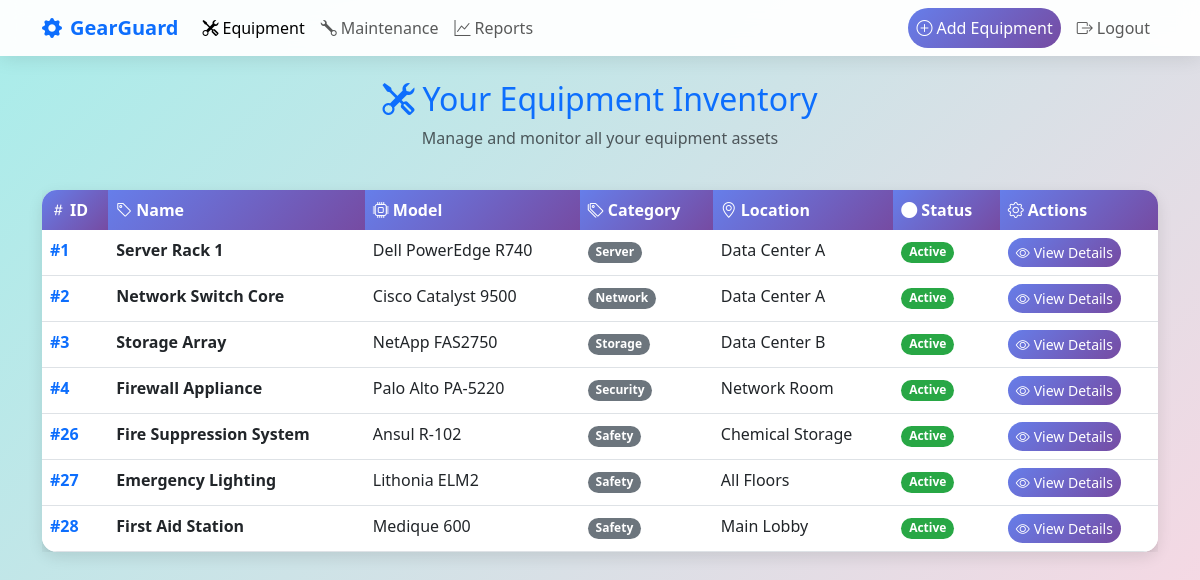
The app's page /equipment (signed in) with its own data.
### models.py (models this page shows)
class Equipment(db.Model):
    id = db.Column(db.Integer, primary_key=True)
    user_id = db.Column(db.Integer, db.ForeignKey('user.id'), nullable=False)
    name = db.Column(db.String(100), nullable=False)
    model = db.Column(db.String(100))
    category = db.Column(db.String(50), nullable=False)
    purchase_date = db.Column(db.String(20))
    warranty = db.Column(db.String(50))
    location = db.Column(db.String(100))
    status = db.Column(db.String(20), default="Active")
    notes = db.Column(db.Text)
    logs = db.relationship('MaintenanceLog', backref='asset', lazy=True)
    metrics = db.relationship('Metric', backref='equipment', lazy=True)
    documents = db.relationship('Document', backref='equipment', lazy=True)

### app.py (the view)
@app.route('/equipment')
@login_required
def equipment_list():
    assets = Equipment.query.filter_by(user_id=session['user']).all()
    return render_template('equipment_list.html', assets=assets)

### app.py (called while the page is built)
def login_required(f):
    @wraps(f)
    def decorated_function(*args, **kwargs):
        if 'user' not in session:
            flash("Please login first!", "error")
            return redirect('/login')
        return f(*args, **kwargs)
    return decorated_function

### templates/equipment_list.html (shortened to what this page needs)
<!DOCTYPE html>
<html lang="en">
<head>
    <link href="https://cdn.jsdelivr.net/npm/bootstrap@5.3.0/dist/css/bootstrap.min.css" rel="stylesheet">
    <link href="https://cdn.jsdelivr.net/npm/bootstrap-icons@1.10.0/font/bootstrap-icons.css" rel="stylesheet">
</head>
<body>
    <nav class="navbar navbar-expand-lg navbar-light">
        <div class="container">
            <a class="navbar-brand fw-bold text-primary" href="/dashboard">
                <i class="bi bi-gear-fill me-2"></i>GearGuard
            </a>
            <div class="collapse navbar-collapse" id="navbarNav">
                <ul class="navbar-nav me-auto">
                    <li class="nav-item">
                        <a class="nav-link active" href="/equipment"><i class="bi bi-tools me-1"></i>Equipment</a>
                    </li>
                    <li class="nav-item">
                        <a class="nav-link" href="/maintenance"><i class="bi bi-wrench me-1"></i>Maintenance</a>
                    </li>
                    <li class="nav-item">
                        <a class="nav-link" href="/reports"><i class="bi bi-graph-up me-1"></i>Reports</a>
                    </li>
                </ul>
                <ul class="navbar-nav">
                    <li class="nav-item">
                        <a class="nav-link btn btn-custom btn-sm me-2" href="/equipment/add">
                            <i class="bi bi-plus-circle me-1"></i>Add Equipment
                        </a>
                    </li>
                    <li class="nav-item">
                        <a class="nav-link" href="/logout"><i class="bi bi-box-arrow-right me-1"></i>Logout</a>
                    </li>
                </ul>
            </div>
        </div>
    </nav>
    <div class="container mt-4">
        <div class="row mb-4">
            <div class="col-12">
                <h2 class="text-center text-primary">
                    <i class="bi bi-tools me-2"></i>Your Equipment Inventory
                </h2>
                <p class="text-center text-muted">Manage and monitor all your equipment assets</p>
            </div>
        </div>
        <div class="card">
            <div class="card-body p-0">
                <div class="table-responsive">
                    <table class="table table-hover mb-0">
                        <thead>
                            <tr>
                                <th><i class="bi bi-hash me-1"></i>ID</th>
                                <th><i class="bi bi-tag me-1"></i>Name</th>
                                <th><i class="bi bi-cpu me-1"></i>Model</th>
                                <th><i class="bi bi-tags me-1"></i>Category</th>
                                <th><i class="bi bi-geo-alt me-1"></i>Location</th>
                                <th><i class="bi bi-circle-fill me-1"></i>Status</th>
                                <th><i class="bi bi-gear me-1"></i>Actions</th>
                            </tr>
                        </thead>
                        <tbody>
                            {% for e in assets %}
                            <tr>
                                <td class="fw-bold text-primary">#{{e.id}}</td>
                                <td class="fw-semibold">{{e.name}}</td>
                                <td>{{e.model or 'N/A'}}</td>
                                <td><span class="badge bg-secondary">{{e.category}}</span></td>
                                <td>{{e.location or 'N/A'}}</td>
                                <td>
                                    <span class="badge status-{{e.status.lower().replace(' ', '-')}}">
                                        {{e.status}}
                                    </span>
                                </td>
                                <td>
                                    <a href="/equipment/{{e.id}}" class="btn btn-custom btn-sm">
                                        <i class="bi bi-eye me-1"></i>View Details
                                    </a>
                                </td>
                            </tr>
                            {% endfor %}
                        </tbody>
                    </table>
                </div>
            </div>
        </div>
    </div>
</body>
</html>

### templates/equipment_list.html (style rules this page uses)
body { background: linear-gradient(135deg, #a8edea 0%, #fed6e3 100%); min-height: 100vh; }
.navbar { background: rgba(255,255,255,0.95) !important; backdrop-filter: blur(10px); box-shadow: 0 2px 20px rgba(0,0,0,0.1); }
.card { border: none; border-radius: 15px; box-shadow: 0 5px 15px rgba(0,0,0,0.1); background: rgba(255,255,255,0.95); }
.table { border-radius: 15px; overflow: hidden; box-shadow: 0 5px 15px rgba(0,0,0,0.1); }
.table thead th { background: linear-gradient(135deg, #667eea 0%, #764ba2 100%); color: white; border: none; font-weight: 600; }
.btn-custom { background: linear-gradient(135deg, #667eea 0%, #764ba2 100%); border: none; border-radius: 25px; color: white; transition: all 0.3s ease; }
.badge { border-radius: 20px; font-size: 0.75em; }
.status-active { background: #28a745; }

### records on screen
Equipment: id "1", name "Server Rack 1", model "Dell PowerEdge R740", category "Server", location "Data Center A", status "Active"
Equipment: id "2", name "Network Switch Core", model "Cisco Catalyst 9500", category "Network", location "Data Center A", status "Active"
Equipment: id "3", name "Storage Array", model "NetApp FAS2750", category "Storage", location "Data Center B", status "Active"
Equipment: id "4", name "Firewall Appliance", model "Palo Alto PA-5220", category "Security", location "Network Room", status "Active"
Equipment: id "26", name "Fire Suppression System", model "Ansul R-102", category "Safety", location "Chemical Storage", status "Active"
Equipment: id "27", name "Emergency Lighting", model "Lithonia ELM2", category "Safety", location "All Floors", status "Active"
Equipment: id "28", name "First Aid Station", model "Medique 600", category "Safety", location "Main Lobby", status "Active"
